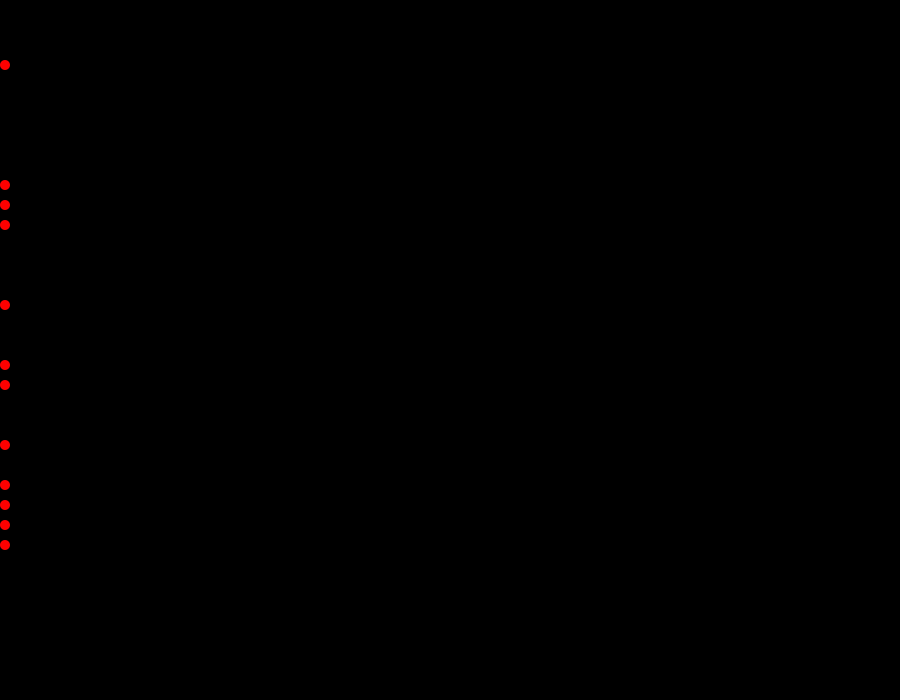
Frame 1 (no input)
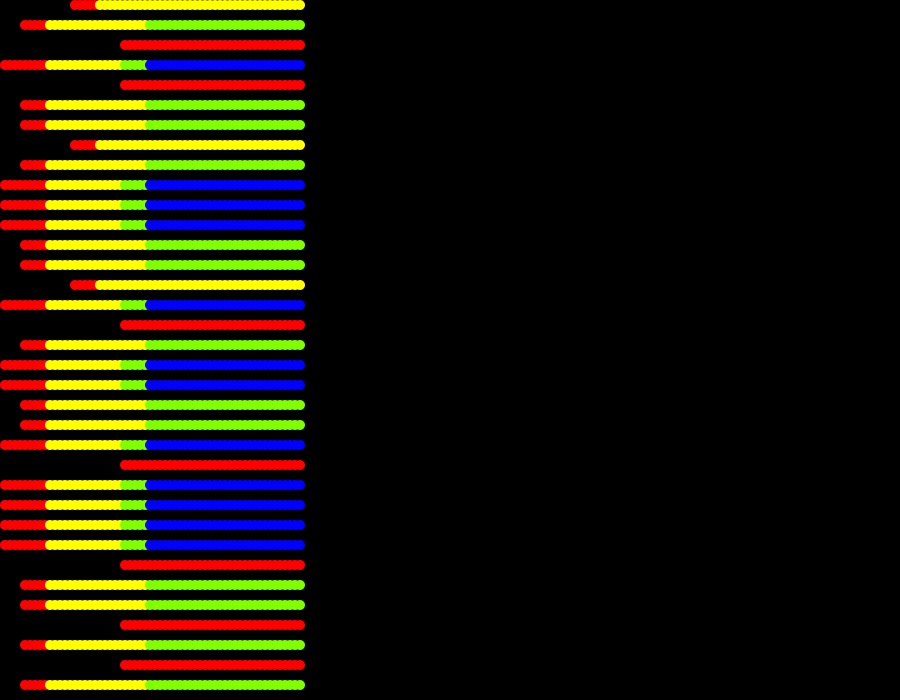
Frame 60 (the mouse pressed at the canvas centre just before this capture)
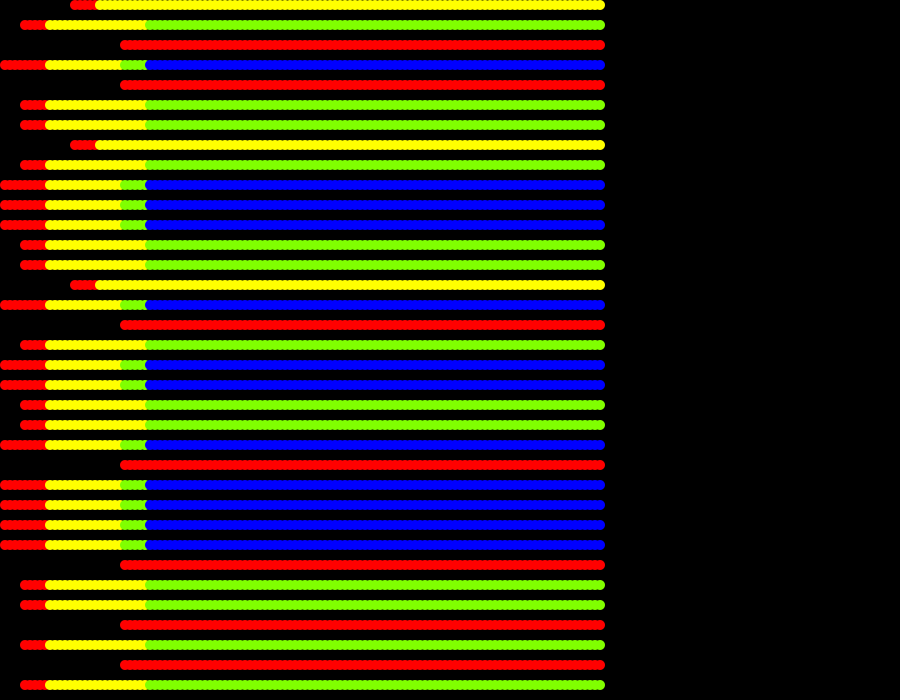
Frame 120 (the mouse held since frame 60 and released just before this capture)

The Processing sketch that drew these frames (run headless with seeded random() and noise(); from frame 60 on, the mouse is pressed at the canvas centre):

// Processing sketch: processing_172250
// ── processing_172250.pde

int t = 0;
IssueSpot[] is = new IssueSpot[60];
int diameter = 10;
boolean isPlay = false;


void setup(){
  size(900, 700);
  //int h = diameter * is.length * 2;
  //size(100, h);
  background(0);
  frameRate(5);
  
  int[] updateTimes1 = {0, 10, 25, 30};
  String[] statusNames1 = {"New", "In Progress", "Solved", "Closed"};
  
  int[] updateTimes2 = {0, 5, 10, 30};
  String[] statusNames2 = {"Not Exists", "New", "In Progress", "Solved"};
  
  int[] updateTimes3 = {0, 15, 20};
  String[] statusNames3 = {"Not Exists", "New", "In Progress"};
  
  int[] updateTimes4 = {0, 25};
  String[] statusNames4 = {"Not Exists", "New"};
  
  int[][] updateTimes = {updateTimes1, updateTimes2, updateTimes3, updateTimes4};
  String[][] statusNames = {statusNames1, statusNames2, statusNames3, statusNames4};
  
  for(int i = 0; i < is.length; i++){
    int tmp = int(random(updateTimes.length));
    is[i] = new IssueSpot(i, updateTimes[tmp], statusNames[tmp]);
  }
  isPlay = true;
}

void draw(){
  t += 1;
  noStroke();
  for(int i = 0; i < is.length; i++){
    is[i].move();
    is[i].update(t);
  }
}

void mouseClicked() {
  if (isPlay == true) {
    noLoop();
    isPlay = false;
  } else {
    loop();
    isPlay = true;
  }
}
class IssueSpot {
  int index;
  int x = 0;
  int y;
  int[] statusUpdateHistory;
  String[] statusNameHistory;
  
  IssueSpot(int _index, int[] _updateTimeHistory, String[] _statusHistory) {
    index = _index;
    statusUpdateHistory = _updateTimeHistory;
    statusNameHistory = _statusHistory;
  }
  
  void move(){
    x += diameter / 2;
  }
  
  void update(int t){
    int statusIndex = currentStatusIndex(t);
    String currentStatus = statusNameHistory[statusIndex];
    int statusColorHex = statusColor(currentStatus);
    fill(statusColorHex);
    ellipse(x, diameter * (0.5 + 2 * index), diameter, diameter);
  }
  
  int currentStatusIndex(int t){
    int sIdx = 0;
    for(int i = 0; i < statusUpdateHistory.length; i++){
      if (t >= statusUpdateHistory[i]) sIdx = i; 
    }
    return sIdx;
  }

  int statusColor(String statusName){
    int hexColor;
    if      (statusName.equals("New"))         hexColor = #ff0000; // Red
    else if (statusName.equals("In Progress")) hexColor = #ffff00; // Yellow
    else if (statusName.equals("Solved"))      hexColor = #80ff00; // Green
    else if (statusName.equals("Closed"))      hexColor = #0000ff; // Blue
    else if (statusName.equals("Not Exists"))  hexColor = #000000; // Black
    else                                       hexColor = #ff00ff; // Purple
    return hexColor;
  }
}
